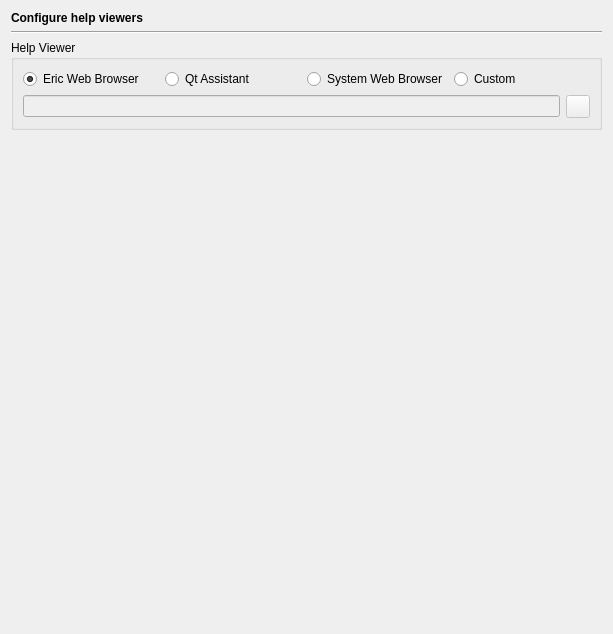
<?xml version="1.0" encoding="UTF-8"?>
<ui version="4.0">
 <class>HelpViewersPage</class>
 <widget class="QWidget" name="HelpViewersPage">
  <property name="geometry">
   <rect>
    <x>0</x>
    <y>0</y>
    <width>613</width>
    <height>634</height>
   </rect>
  </property>
  <layout class="QVBoxLayout" name="verticalLayout_3">
   <item>
    <widget class="QLabel" name="headerLabel">
     <property name="text">
      <string>&lt;b&gt;Configure help viewers&lt;/b&gt;</string>
     </property>
    </widget>
   </item>
   <item>
    <widget class="Line" name="line17">
     <property name="frameShape">
      <enum>QFrame::HLine</enum>
     </property>
     <property name="frameShadow">
      <enum>QFrame::Sunken</enum>
     </property>
     <property name="orientation">
      <enum>Qt::Horizontal</enum>
     </property>
    </widget>
   </item>
   <item>
    <widget class="QGroupBox" name="groupBox">
     <property name="title">
      <string>Help Viewer</string>
     </property>
     <layout class="QGridLayout">
      <item row="1" column="0" colspan="4">
       <layout class="QHBoxLayout">
        <item>
         <widget class="QLineEdit" name="customViewerEdit">
          <property name="enabled">
           <bool>false</bool>
          </property>
          <property name="toolTip">
           <string>Enter the custom viewer to be used</string>
          </property>
         </widget>
        </item>
        <item>
         <widget class="QToolButton" name="customViewerSelectionButton">
          <property name="enabled">
           <bool>false</bool>
          </property>
          <property name="toolTip">
           <string>Press to select the custom viewer via a file selection dialog</string>
          </property>
         </widget>
        </item>
       </layout>
      </item>
      <item row="0" column="3">
       <widget class="QRadioButton" name="customViewerButton">
        <property name="toolTip">
         <string>Select to use a custom viewer</string>
        </property>
        <property name="text">
         <string>Custom</string>
        </property>
       </widget>
      </item>
      <item row="0" column="1">
       <widget class="QRadioButton" name="qtAssistantButton">
        <property name="toolTip">
         <string>Select to use Qt Assistant</string>
        </property>
        <property name="text">
         <string>Qt Assistant</string>
        </property>
       </widget>
      </item>
      <item row="0" column="0">
       <widget class="QRadioButton" name="helpBrowserButton">
        <property name="toolTip">
         <string>Select to use the Eric Web Browser</string>
        </property>
        <property name="text">
         <string>Eric Web Browser</string>
        </property>
        <property name="checked">
         <bool>true</bool>
        </property>
       </widget>
      </item>
      <item row="0" column="2">
       <widget class="QRadioButton" name="webBrowserButton">
        <property name="toolTip">
         <string>Select to use the configured web browser of the system</string>
        </property>
        <property name="text">
         <string>System Web Browser</string>
        </property>
       </widget>
      </item>
     </layout>
    </widget>
   </item>
   <item>
    <spacer>
     <property name="orientation">
      <enum>Qt::Vertical</enum>
     </property>
     <property name="sizeHint" stdset="0">
      <size>
       <width>479</width>
       <height>121</height>
      </size>
     </property>
    </spacer>
   </item>
  </layout>
 </widget>
 <tabstops>
  <tabstop>helpBrowserButton</tabstop>
  <tabstop>qtAssistantButton</tabstop>
  <tabstop>webBrowserButton</tabstop>
  <tabstop>customViewerButton</tabstop>
  <tabstop>customViewerEdit</tabstop>
  <tabstop>customViewerSelectionButton</tabstop>
 </tabstops>
 <resources/>
 <connections>
  <connection>
   <sender>customViewerButton</sender>
   <signal>toggled(bool)</signal>
   <receiver>customViewerEdit</receiver>
   <slot>setEnabled(bool)</slot>
   <hints>
    <hint type="sourcelabel">
     <x>592</x>
     <y>94</y>
    </hint>
    <hint type="destinationlabel">
     <x>231</x>
     <y>109</y>
    </hint>
   </hints>
  </connection>
 </connections>
</ui>
